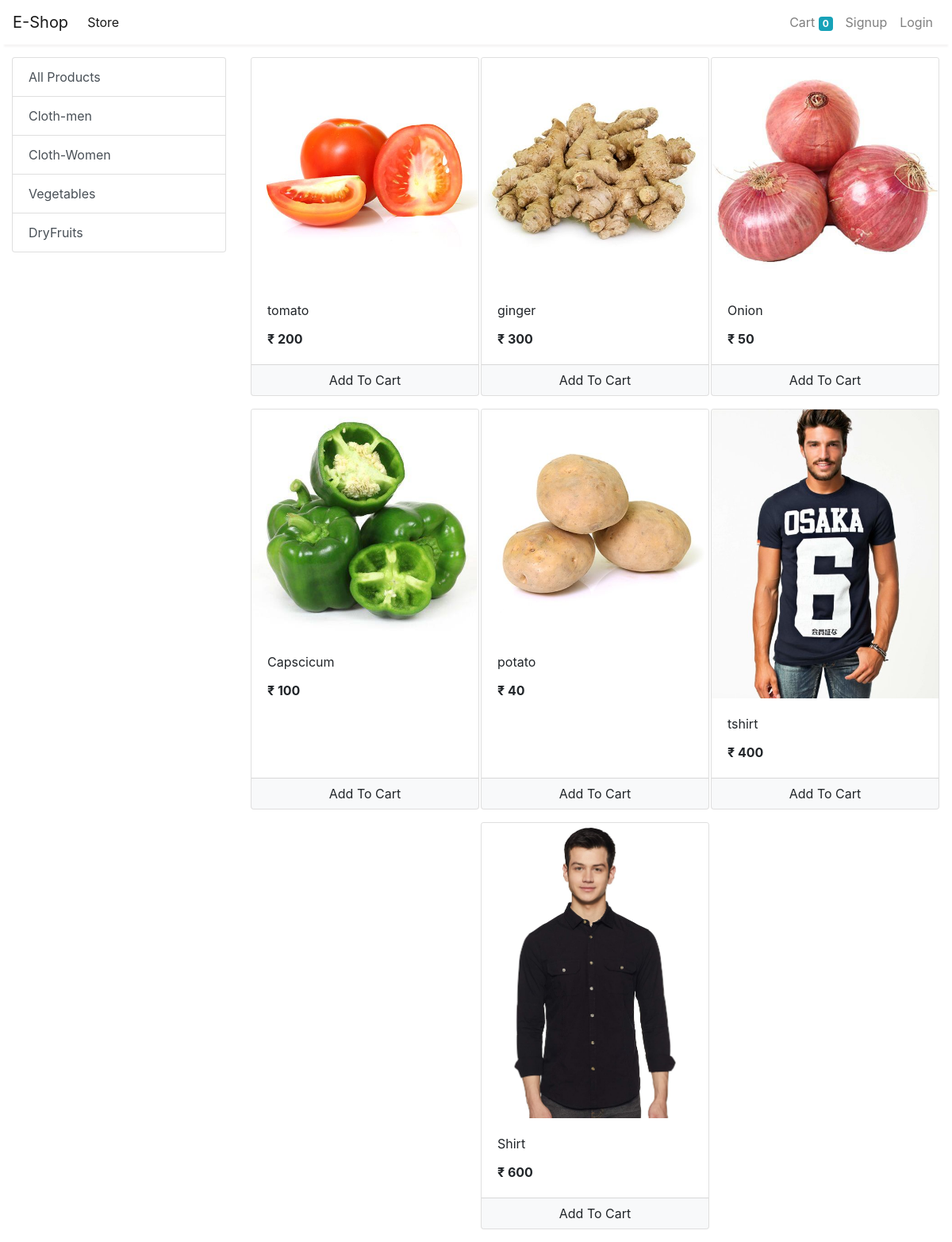
The app's page /store with its own data.
### store/models.py (models this page shows, shortened)
class Category(models.Model):
    name = models.CharField(max_length=100)
    @classmethod
    def get_all_categories(cls):
        return cls.objects.all()

class Product(models.Model):
    name = models.CharField(max_length=100)
    price = models.IntegerField(default=0)
    category = models.ForeignKey(Category,on_delete=models.CASCADE,default=1)
    description = models.CharField(max_length=200, default=' ')
    image = models.ImageField(upload_to='Products/')
    @staticmethod
    def get_all_products():
        return Product.objects.all

### store/views.py (the view)
# urls.py: path('',include('store.urls'))
def store(request):
    cart = request.session.get('cart')
    if not cart:
        request.session['cart'] = {}
    products = None
    categories = Category.get_all_categories()  # This calls the method you defined.
    categoryID = request.GET.get('category')
    if categoryID:
        products = Product.get_all_products_by_categoryid(categoryID)
    else:
        products = Product.get_all_products()
    data = {
        'products': products,
        'categories': categories
    }
    print('you are : ', request.session.get('email'))
    return render(request, 'index.html', data)

### store/templatetags/cart.py (called while the page is built)
@register.filter(name='is_in_cart')
def is_in_cart(product  , cart):
    keys = cart.keys()
    for id in keys:
        if int(id) == product.id:
            return True
    return False;

### store/templatetags/custom_filter.py (called while the page is built)
@register.filter(name='currency')
def currency(number):
    return "₹ "+str(number)

### store/templates/index.html (shortened to what this page needs)
{% extends 'base.html' %}
{% block content %}
{% load cart %}
{% load custom_filter %}
<div class="container-fluid mt-3">
	<div class="row">
		<div class="col-lg-3 mx-auto">
			<div class="list-group">
				<a href="/" class="list-group-item list-group-item-action">All Products</a>
				{% for category in categories %}
				<a href="/?category={{category.id}}"
					class="list-group-item list-group-item-action">{{category.name}}</a>
				{% endfor %}
			</div>
		</div>
		<div id='products' class="col-lg-9 mx-auto">
			<div class="row mx-auto">
				{% for product in products %}
				<div class="card mx-auto mb-3" id={{product.id}} style="width: 18rem;">
					<img class="card-img-top" src="{{product.image.url}}" alt="Card image cap">
					<div class="card-body">
						<p class="card-title">{{product.name}}</p>
						<p class="card-text"><b>{{product.price|currency}}</b></p>
					</div>
					<div class="card-footer p-0 no-gutters">
						{% if product|is_in_cart:request.session.cart %}
						<div class="row no-gutters">
							<form action="/#{{product.id}}" class="col-2 " method="post">
								{% csrf_token %}
								<input hidden type="text" name='product' value='{{product.id}}'>
								<input hidden type="text" name='remove' value='True'>
								<input type="submit" value=" - " class="btn btn-block btn-light border-right">
							</form>
							<div class="text-center col">{{product|cart_quantity:request.session.cart}} in Cart</div>
							<form action="/#{{product.id}}" class="col-2 " method="post">
								{% csrf_token %}
								<input hidden type="text" name='product' value='{{product.id}}'>
								<input type="submit" value=" + " class="btn btn-block btn-light border-left">
							</form>
						</div>
						{% else %}
						<form action="/#{{product.id}}" method="POST" class="btn-block">
							<input type="submit" class="float-right btn btn-light  form-control"
								value="Add To Cart">
						</form>
						{% endif %}
					</div>
				</div>
				{% endfor %}
			</div>
		</div>
	</div>
</div>
{% endblock %}

### store/templates/base.html (shortened to what this page needs)
<!doctype html>
<html lang="en">
<head>
  <link rel="stylesheet" href="https://maxcdn.bootstrapcdn.com/bootstrap/4.0.0/css/bootstrap.min.css"
>
</head>
<body>
  <nav class="one-edge-shadow
  sticky-top navbar
  navbar-expand-lg
   navbar-light bg-white">
    <a class="navbar-brand" href="/">E-Shop</a>
    <div class="collapse navbar-collapse" id="navbarSupportedContent">
      <ul class="navbar-nav mr-auto">
        <li class="nav-item active">
          <a class="nav-link" href="/store">Store <span class="sr-only">(current)</span></a>
        </li>
      </ul>
      <ul class=" navbar-nav my-2 my-lg-0">
        <li class="nav-item ">
          <a class="nav-link" href="/cart">Cart
            <span class="badge badge-info">{{request.session.cart.keys|length}}</span>
            <span class="sr-only">(current)</span></a>
        </li>
        {% if request.session.customer %}
        <li class="nav-item ">
          <a class="nav-link" href="/orders">Orders<span class="sr-only">(current)</span></a>
        </li>
        <li class="nav-item ">
          <a class="nav-link" href="/logout">Logout<span class="sr-only">(current)</span></a>
        </li>
        {% else %}
        <li class="nav-item ">
          <a class="nav-link" href="/signup">Signup<span class="sr-only">(current)</span></a>
        </li>
        <li class="nav-item ">
          <a class="nav-link" href="/login">Login<span class="sr-only">(current)</span></a>
        </li>
        {% endif %}
      </ul>
    </div>
  </nav>
    {% block content %}{% endblock %}
</body>
</html>

### store/templates/base.html (style rules this page uses)
nav { background-color: white; }
.one-edge-shadow { box-shadow: 0 8px 2px -5px rgb(246, 245, 245); }

### records on screen
Category: name "Cloth-men"
Category: name "Cloth-Women"
Category: name "Vegetables"
Category: name "DryFruits"
Product: {{ product.id }} 1 (drawn), image (picture), name "tomato", price "₹ 200"
Product: image (picture), name "ginger", price "₹ 300"
Product: image (picture), name "Onion", price "₹ 50"
Product: image (picture), name "Capscicum", price "₹ 100"
Product: image (picture), name "potato", price "₹ 40"
Product: image (picture), name "tshirt", price "₹ 400"
Product: image (picture), name "Shirt", price "₹ 600"

### other values on screen
{{ request.session.cart.keys|length }} "0"
